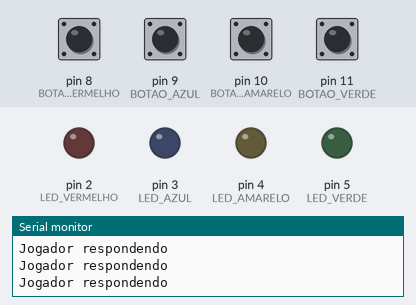
This sketch was run on a simulated Arduino Uno, built with avr-gcc and run on an emulated ATmega328P. Parts: output pins drawn as LEDs (lit = HIGH), the last lines printed to the serial monitor. Dashed ring = blinking. The inputs (shaded band) are chosen by the test bench; at power-on: pin 8 (BOTAO_VERMELHO), pin 9 (BOTAO_AZUL), pin 10 (BOTAO_AMARELO), pin 11 (BOTAO_VERDE) HIGH. Random numbers use the default seed unless the sketch sets one.

Above: at 2.5 s.
2.6 s: pin 9 (BOTAO_AZUL) pulled LOW for 0.15 s
At 3.0 s:
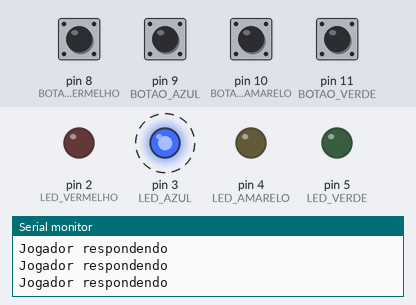
At 4.5 s:
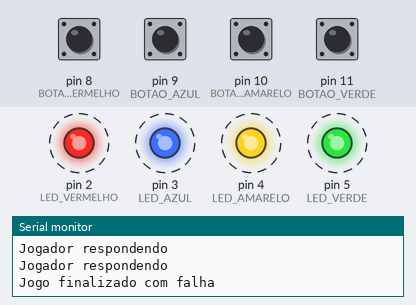
Timing chart, 0 to 11.7 s (numbered marks = the images above; inputs shaded):
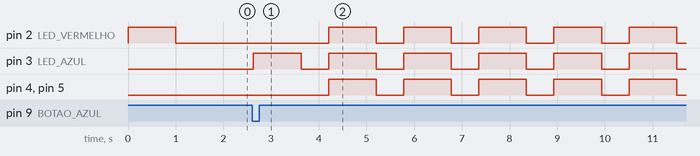

The sketch:

genius.ino
```cpp
#define LED_VERMELHO 2
#define LED_AZUL     3
#define LED_AMARELO  4
#define LED_VERDE    5

//Aumentar sempre que adicionar um LED
#define LED_MAXIMO   6

#define BOTAO_VERMELHO 8
#define BOTAO_AZUL     9
#define BOTAO_AMARELO  10
#define BOTAO_VERDE    11

#define INDEFINIDO -1

#define UM_SEGUNDO   1000
#define MEIO_SEGUNDO 500

#define TAMANHO_SEQUENCIA 10

enum Estados {
  PRONTO_PARA_PROXIMA_RODADA,
  USUARIO_RESPONDENDO,
  JOGO_FINALIZADO_SUCESSO,
  JOGO_FINALIZADO_FALHA
};

int sequenciaLuzes[TAMANHO_SEQUENCIA];
int rodada = 0;
int leds_respondidos = 0;

void setup(){
  Serial.begin(9600);
  iniciaPortas();
  iniciaJogo();
}

void loop(){

  switch (estadoAtual()) {
    case PRONTO_PARA_PROXIMA_RODADA:
      Serial.println("Pronto para a proxima rodada");
      preparaNovaRodada();
      break;
    case USUARIO_RESPONDENDO:
      Serial.println("Jogador respondendo");
      processaRespostaUsuario();
      break;
    case JOGO_FINALIZADO_SUCESSO:
      Serial.println("Jogo finalizado com sucesso");
      jogoFinalizadoSucesso();
      break;
    case JOGO_FINALIZADO_FALHA:
      Serial.println("Jogo finalizado com falha");
      jogoFinalizadoFalha();
      break;
  }
  delay(75);
}

void iniciaPortas(){

  pinMode(LED_VERMELHO, OUTPUT);
  pinMode(LED_AZUL, OUTPUT);
  pinMode(LED_AMARELO, OUTPUT);
  pinMode(LED_VERDE, OUTPUT);

  pinMode(BOTAO_VERMELHO, INPUT_PULLUP);
  pinMode(BOTAO_AZUL, INPUT_PULLUP);
  pinMode(BOTAO_AMARELO, INPUT_PULLUP);
  pinMode(BOTAO_VERDE, INPUT_PULLUP);
}

void iniciaJogo(){
  int seed = analogRead(0);
  randomSeed( seed );

  for(int i = 0; i < TAMANHO_SEQUENCIA; i++){
    sequenciaLuzes[ i ] = sorteiaCor();
  }
}

void preparaNovaRodada(){
  rodada++;
  leds_respondidos = 0;
  tocaLedRodada();
}

void processaRespostaUsuario(){
  int resposta = checaRespostaJogador();

  if(resposta == INDEFINIDO){
    return;
  }

  if(resposta == sequenciaLuzes[leds_respondidos]){
    leds_respondidos++;
  }else{
    rodada = TAMANHO_SEQUENCIA + 2; //novo
  }
}

int estadoAtual(){
  if(rodada <= TAMANHO_SEQUENCIA){
    if(leds_respondidos == rodada){
      return PRONTO_PARA_PROXIMA_RODADA;
    }else{
      return USUARIO_RESPONDENDO;
    }
  }else if(rodada == TAMANHO_SEQUENCIA + 1){ //novo if else
    return JOGO_FINALIZADO_SUCESSO;
  }else{ //novo else
    return JOGO_FINALIZADO_FALHA;
  }
}

int sorteiaCor(){
  return random(LED_VERMELHO, LED_MAXIMO);
}

int checaRespostaJogador(){
  if(digitalRead(BOTAO_VERMELHO) == LOW){
    return piscaLed( LED_VERMELHO );
  }

  if(digitalRead(BOTAO_AZUL) == LOW){
    return piscaLed( LED_AZUL );
  }

  if(digitalRead(BOTAO_AMARELO) == LOW){
    return piscaLed( LED_AMARELO );
  }

  if(digitalRead(BOTAO_VERDE) == LOW){
    return piscaLed( LED_VERDE );
  }

  return INDEFINIDO;
}

int piscaLed( int portaLed ){
  digitalWrite(portaLed,HIGH);
  delay(UM_SEGUNDO);
  digitalWrite(portaLed,LOW);
  delay(MEIO_SEGUNDO);
  return portaLed;
}

void tocaLedRodada(){
  for(int i = 0; i < rodada; i++){
     piscaLed( sequenciaLuzes[ i ] );
  }
}

void jogoFinalizadoSucesso(){
  piscaLed(LED_VERDE);
  piscaLed(LED_AMARELO);
  piscaLed(LED_AZUL);
  piscaLed(LED_VERMELHO);
  delay(MEIO_SEGUNDO);
}

void jogoFinalizadoFalha(){
  digitalWrite(LED_VERDE,HIGH);
  digitalWrite(LED_AMARELO,HIGH);
  digitalWrite(LED_VERMELHO,HIGH);
  digitalWrite(LED_AZUL,HIGH);
  delay(UM_SEGUNDO);
  digitalWrite(LED_VERDE,LOW);
  digitalWrite(LED_AMARELO,LOW);
  digitalWrite(LED_VERMELHO,LOW);
  digitalWrite(LED_AZUL,LOW);
  delay(MEIO_SEGUNDO);
}
```

Measured:
- after the input at 2.6 s, pin 2 (LED_VERMELHO), pin 4 (LED_AMARELO), pin 5 (LED_VERDE): alternates HIGH for 1.0 s and LOW for 0.58 s, starting after 1.6 s; pin 3 (LED_AZUL): alternates HIGH for 1.0 s and LOW for 0.58 s, starting at once
